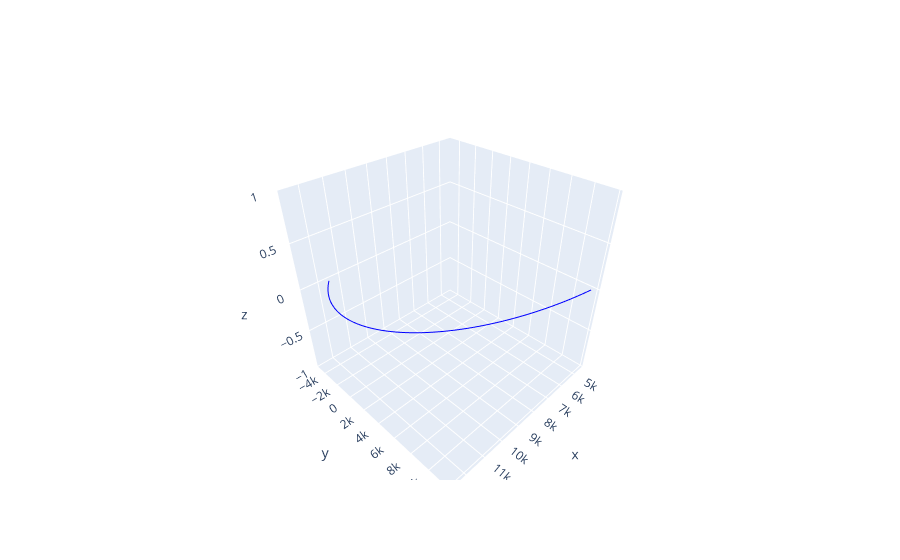

Write notebook code for a chart like this one.
### Markdown cell above
+ For the station.

### Code cell
fig1.add_trace(go.Scatter3d(
    x=sol_estacion.y[0],
    y=sol_estacion.y[1],
    z=sol_estacion.y[2],
    mode='lines',
    name='Station',
    line=dict(color='blue')
))
